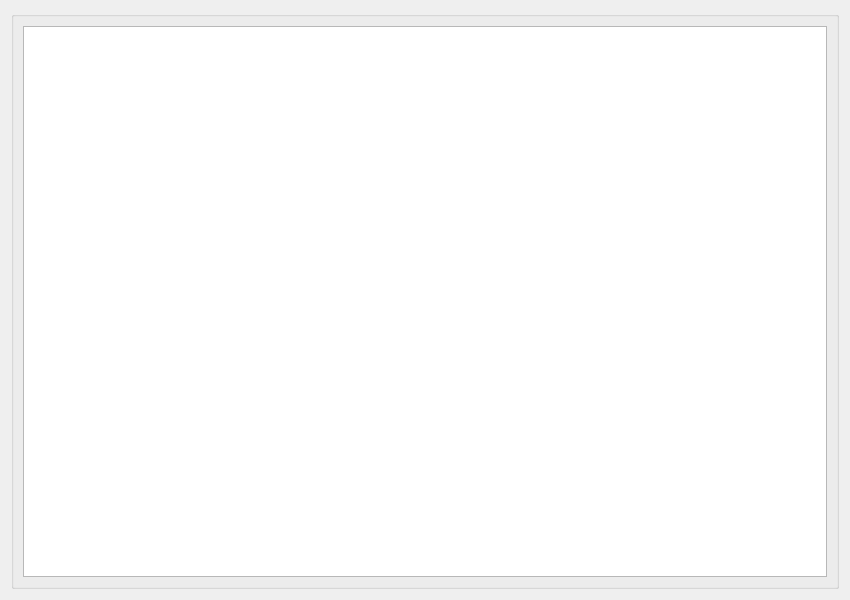
<?xml version="1.0" encoding="UTF-8"?>
<ui version="4.0">
 <class>outDialog</class>
 <widget class="QDialog" name="outDialog">
  <property name="geometry">
   <rect>
    <x>0</x>
    <y>0</y>
    <width>850</width>
    <height>600</height>
   </rect>
  </property>
  <property name="windowTitle">
   <string>Bash скрипт</string>
  </property>
  <layout class="QVBoxLayout" name="verticalLayout_2">
   <item>
    <widget class="QGroupBox" name="groupBox">
     <property name="title">
      <string/>
     </property>
     <layout class="QVBoxLayout" name="verticalLayout">
      <item>
       <widget class="QTextEdit" name="outputTextEdit">
        <property name="font">
         <font>
          <family>Ubuntu Mono</family>
         </font>
        </property>
        <property name="readOnly">
         <bool>true</bool>
        </property>
       </widget>
      </item>
     </layout>
    </widget>
   </item>
  </layout>
 </widget>
 <resources/>
 <connections/>
</ui>
